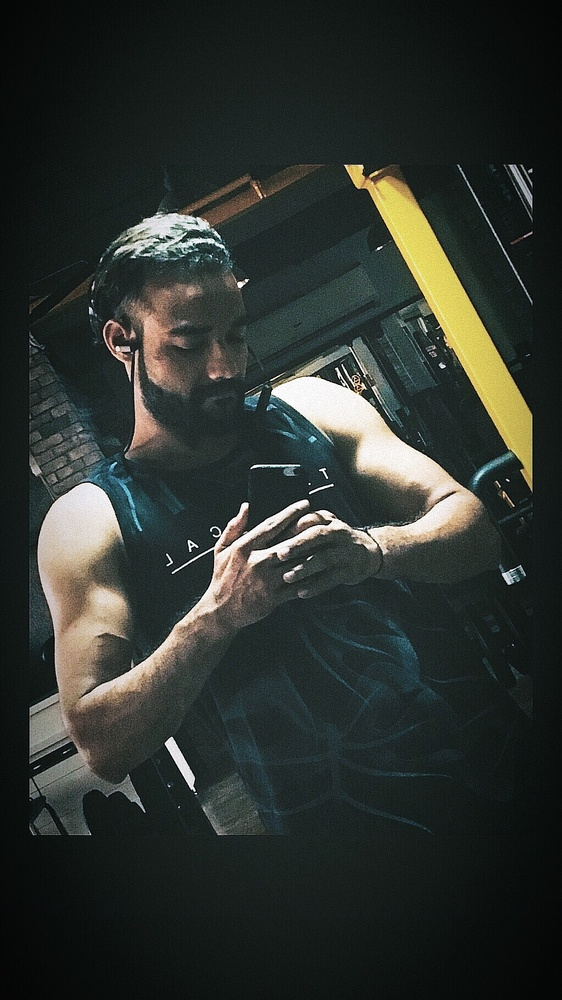
#> input picture intro.JPG, 562 x 1000 px, shrunk from 1024 x 1821 before the run, found by its file name
$ jupyter execute Cartoonized_Intro.ipynb
#> lines starting #> are read from the running program, lines starting #| are printed output that depends on the picture; after the words box and inside, x2 and y2 are one past the last pixel; in counts of white or black regions, pixels touching at a corner belong together
[cell 1]
import cv2
import numpy as np

[cell 2]
img = cv2.imread("intro.jpg")
#> img is the input picture: shape (1000, 562, 3); mean B, G, R 47, 51.8, 46.4

[cell 3]
gray = cv2.cvtColor(img, cv2.COLOR_BGR2GRAY)
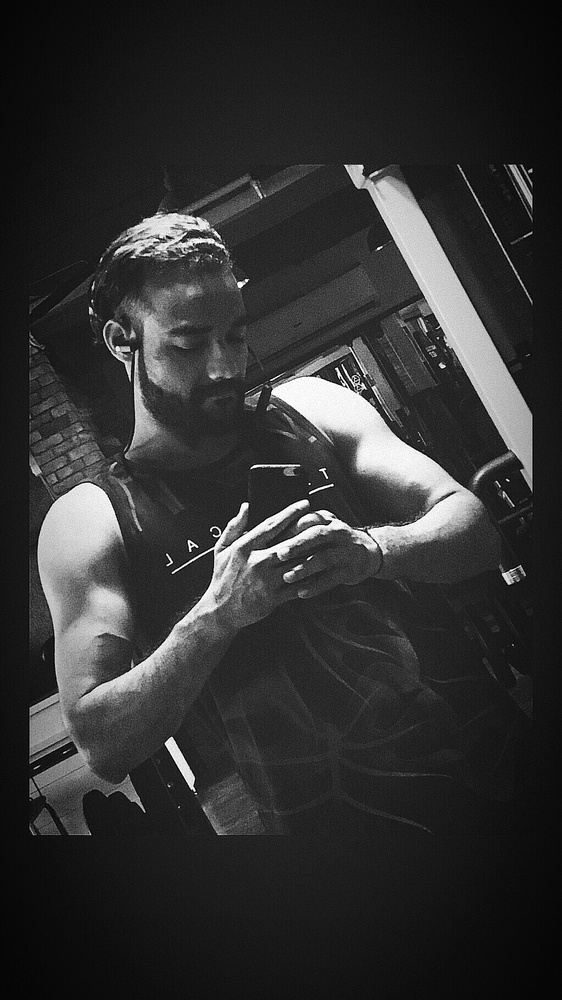
#> gray: shape (1000, 562); min 0, max 255, mean 49.6
gray = cv2.medianBlur(gray, 5)
edges = cv2.adaptiveThreshold(gray, 255, cv2.ADAPTIVE_THRESH_MEAN_C, cv2.THRESH_BINARY, 9, 9)
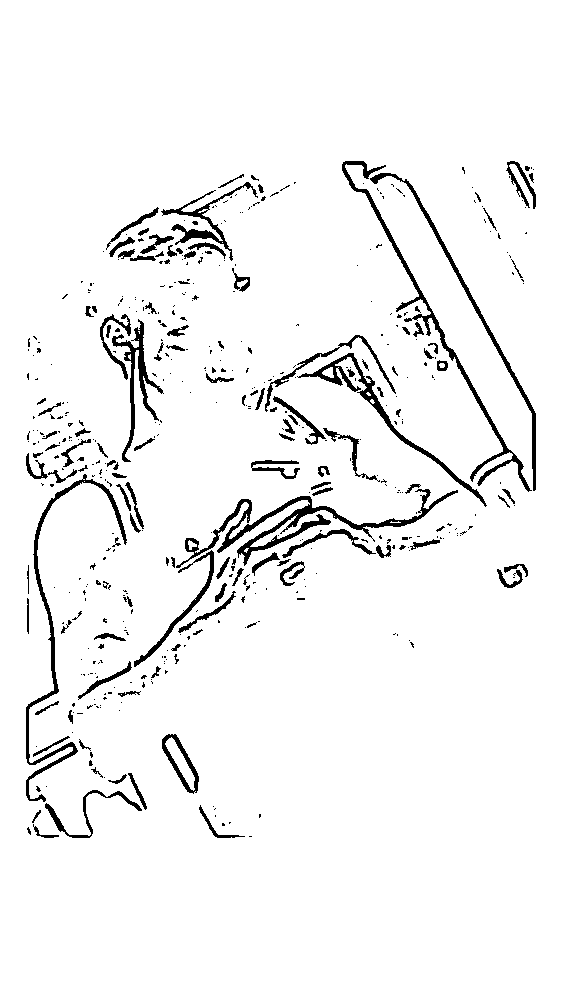
#> edges: shape (1000, 562); 95.3% white; 488 black regions (356 under 20 px), largest, box (x1, y1, x2, y2) and area: (176, 489, 458, 568) 3113, (342, 161, 532, 492) 2335, (26, 474, 127, 802) 2082
color = cv2.bilateralFilter(img, 9, 250, 250)
cartoon = cv2.bitwise_and(color, color, mask=edges)
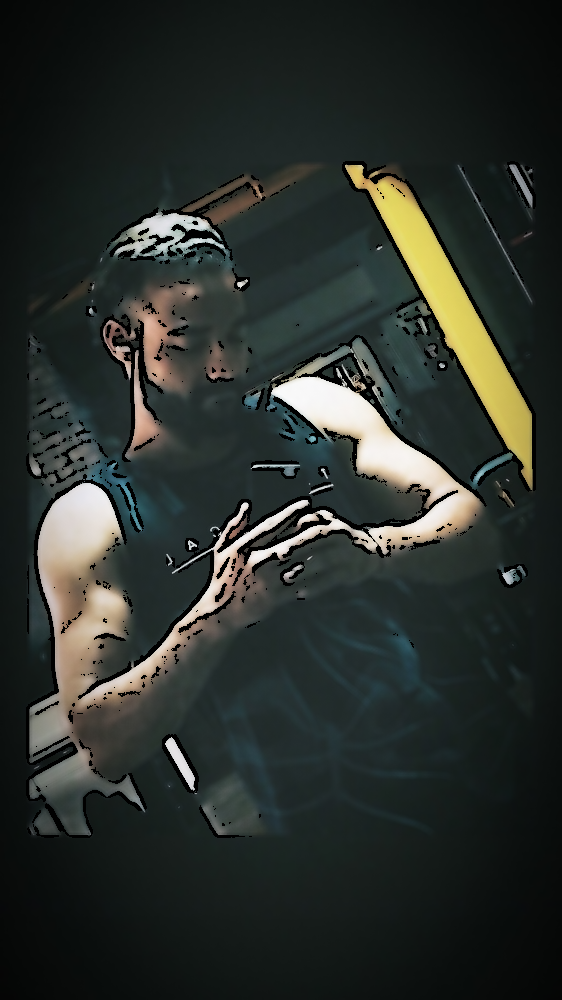
#> cartoon: shape (1000, 562, 3); mean B, G, R 44, 48.5, 43.3
